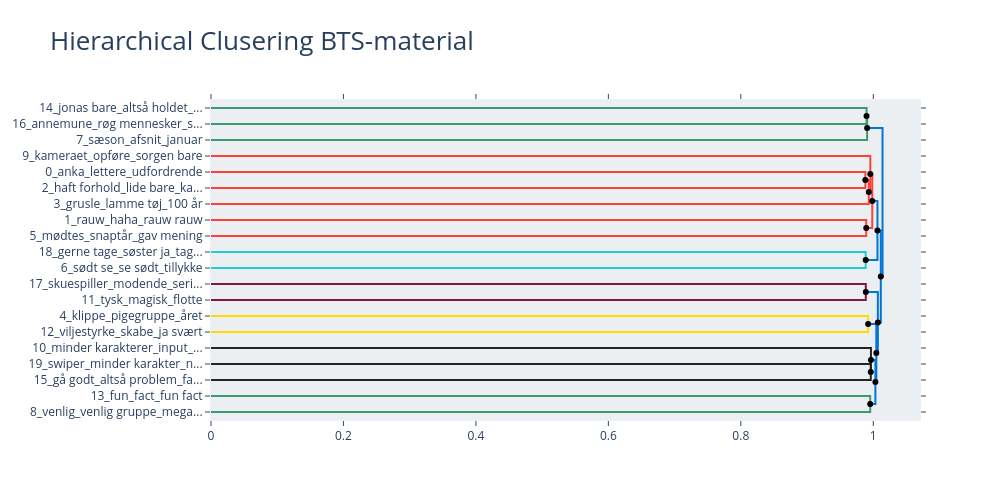

The code cell stored with this chart in its notebook:
### Code cell
hierarchical_topics = topic_model.hierarchical_topics(bts_df['chunked'])

topic_hierarchy = topic_model.visualize_hierarchy(hierarchical_topics=hierarchical_topics)

topic_hierarchy.update_layout(
    title="Hierarchical Clusering BTS-material",
    title_font_size=26
)
topic_hierarchy.show()
topic_hierarchy.write_html(join(output_dir, 'bts_topic_hiearchy.html'))

### Figure 1 — Plotly figure (JSON) as saved in the notebook; plotly's stock layout.template omitted (floating-point values rounded to 4 significant figures)
{"data": [{"hoverinfo": "text", "marker": {"color": "rgb(61,153,112)"}, "mode": "lines", "text": ["jonas bare_altså holdet_andreas_anderledes seneste_anede gik", "", "", "annemune_røg mennesker_scene annemune_camilla_roberta"], "type": "scatter", "x": [0, 0.9899, 0.9899, 0], "xaxis": "x", "y": [-5, -5, -15, -15], "yaxis": "y"}, {"hoverinfo": "text", "marker": {"color": "rgb(61,153,112)"}, "mode": "lines", "text": ["jonas bare_annemune_røg mennesker_scene annemune_tror dag", "", "", "sæson_afsnit_januar_august_hele handlingen"], "type": "scatter", "x": [0.9899, 0.9907, 0.9907, 0], "xaxis": "x", "y": [-10, -10, -25, -25], "yaxis": "y"}, {"hoverinfo": "text", "marker": {"color": "rgb(255,65,54)"}, "mode": "lines", "text": ["anka_lettere_udfordrende_fælles_vidst", "", "", "haft forhold_lide bare_karst_naaah_bare lide"], "type": "scatter", "x": [0, 0.9881, 0.9881, 0], "xaxis": "x", "y": [-45, -45, -55, -55], "yaxis": "y"}, {"hoverinfo": "text", "marker": {"color": "rgb(255,65,54)"}, "mode": "lines", "text": ["lettere_anka_inviteret_haft forhold_udfordrende", "", "", "grusle_lamme tøj_100 år_gå tænker_tage bruge"], "type": "scatter", "x": [0.9881, 0.9932, 0.9932, 0], "xaxis": "x", "y": [-50, -50, -65, -65], "yaxis": "y"}, {"hoverinfo": "text", "marker": {"color": "rgb(255,65,54)"}, "mode": "lines", "text": ["kameraet_opføre_sorgen bare_sorgen_opføre sorgen", "", "", "lettere_anka_inviteret_haft forhold_udfordrende"], "type": "scatter", "x": [0, 0.9955, 0.9955, 0.9932], "xaxis": "x", "y": [-35, -35, -57.5, -57.5], "yaxis": "y"}, {"hoverinfo": "text", "marker": {"color": "rgb(255,65,54)"}, "mode": "lines", "text": ["rauw_haha_rauw rauw_rowdy_haha haha", "", "", "mødtes_snaptår_gav mening_tændte_see you"], "type": "scatter", "x": [0, 0.9894, 0.9894, 0], "xaxis": "x", "y": [-75, -75, -85, -85], "yaxis": "y"}, {"hoverinfo": "text", "marker": {"color": "rgb(255,65,54)"}, "mode": "lines", "text": ["inviteret_lettere_anka_opføre_haft forhold", "", "", "rauw_haha_rauw rauw_rowdy_haha haha"], "type": "scatter", "x": [0.9955, 0.9985, 0.9985, 0.9894], "xaxis": "x", "y": [-46.25, -46.25, -80, -80], "yaxis": "y"}, {"hoverinfo": "text", "marker": {"color": "rgb(35,205,205)"}, "mode": "lines", "text": ["gerne tage_søster ja_tage søster_tænkte gerne_mand mor", "", "", "sødt se_se sødt_tillykke_tillykke tillykke_olli"], "type": "scatter", "x": [0, 0.9886, 0.9886, 0], "xaxis": "x", "y": [-95, -95, -105, -105], "yaxis": "y"}, {"hoverinfo": "text", "marker": {"color": "rgb(0,116,217)"}, "mode": "lines", "text": ["rauw_haha_rauw rauw_haha haha_rowdy", "", "", "sødt se_se sødt_tillykke_tillykke tillykke_gerne tage"], "type": "scatter", "x": [0.9985, 1.006, 1.006, 0.9886], "xaxis": "x", "y": [-63.12, -63.12, -100, -100], "yaxis": "y"}, {"hoverinfo": "text", "marker": {"color": "rgb(133,20,75)"}, "mode": "lines", "text": ["skuespiller_modende_serien rigtig_ja cute_karaktererne", "", "", "tysk_magisk_flotte_wonder_skud freja"], "type": "scatter", "x": [0, 0.9887, 0.9887, 0], "xaxis": "x", "y": [-115, -115, -125, -125], "yaxis": "y"}, {"hoverinfo": "text", "marker": {"color": "rgb(255,220,0)"}, "mode": "lines", "text": ["klippe_pigegruppe_året_når spille_håber forstår", "", "", "viljestyrke_skabe_ja svært_afrika helt_afrika"], "type": "scatter", "x": [0, 0.9923, 0.9923, 0], "xaxis": "x", "y": [-135, -135, -145, -145], "yaxis": "y"}, {"hoverinfo": "text", "marker": {"color": "rgb(40,35,35)"}, "mode": "lines", "text": ["swiper_minder karakter_nej swiper_projekter_cosper", "", "", "gå godt_altså problem_faktisk gå_hjem bare_bare hårdt"], "type": "scatter", "x": [0, 0.9962, 0.9962, 0], "xaxis": "x", "y": [-165, -165, -175, -175], "yaxis": "y"}, {"hoverinfo": "text", "marker": {"color": "rgb(40,35,35)"}, "mode": "lines", "text": ["minder karakterer_input_måde minder_inputs_klarede", "", "", "swiper_minder karakter_nej swiper_projekter_cosper"], "type": "scatter", "x": [0, 0.9965, 0.9965, 0.9962], "xaxis": "x", "y": [-155, -155, -170, -170], "yaxis": "y"}, {"hoverinfo": "text", "marker": {"color": "rgb(61,153,112)"}, "mode": "lines", "text": ["fun_fact_fun fact_faktisk fun_allergisk", "", "", "venlig_venlig gruppe_mega fedt_job_ideer"], "type": "scatter", "x": [0, 0.9954, 0.9954, 0], "xaxis": "x", "y": [-185, -185, -195, -195], "yaxis": "y"}, {"hoverinfo": "text", "marker": {"color": "rgb(0,116,217)"}, "mode": "lines", "text": ["swiper_minder karakter_nej swiper_minder karakterer_projekter", "", "", "venlig_venlig gruppe_fun_mega mega_mega fedt"], "type": "scatter", "x": [0.9965, 1.003, 1.003, 0.9954], "xaxis": "x", "y": [-162.5, -162.5, -190, -190], "yaxis": "y"}, {"hoverinfo": "text", "marker": {"color": "rgb(0,116,217)"}, "mode": "lines", "text": ["klippe_pigegruppe_året_viljestyrke_virkelig idéer", "", "", "venlig_venlig gruppe_swiper_minder karakter_fun"], "type": "scatter", "x": [0.9923, 1.005, 1.005, 1.003], "xaxis": "x", "y": [-140, -140, -176.2, -176.2], "yaxis": "y"}, {"hoverinfo": "text", "marker": {"color": "rgb(0,116,217)"}, "mode": "lines", "text": ["skuespiller_modende_løst_tysk_portrætteret", "", "", "venlig gruppe_venlig_swiper_minder karakter_fun"], "type": "scatter", "x": [0.9887, 1.007, 1.007, 1.005], "xaxis": "x", "y": [-120, -120, -158.1, -158.1], "yaxis": "y"}, {"hoverinfo": "text", "marker": {"color": "rgb(0,116,217)"}, "mode": "lines", "text": ["sødt se_se sødt_tillykke_tillykke tillykke_rauw", "", "", "venlig gruppe_venlig_swiper_skuespiller_minder karakter"], "type": "scatter", "x": [1.006, 1.011, 1.011, 1.007], "xaxis": "x", "y": [-81.56, -81.56, -139.1, -139.1], "yaxis": "y"}, {"hoverinfo": "text", "marker": {"color": "rgb(0,116,217)"}, "mode": "lines", "text": ["sæson_afsnit_ændret_januar_handlingen", "", "", "sødt se_se sødt_tillykke_tillykke tillykke_rauw"], "type": "scatter", "x": [0.9907, 1.014, 1.014, 1.011], "xaxis": "x", "y": [-17.5, -17.5, -110.3, -110.3], "yaxis": "y"}, {"hoverinfo": "text", "hovertext": ["jonas bare_annemune_røg mennesker_scene annemune_tror dag", "lettere_anka_inviteret_haft forhold_udfordrende", "inviteret_lettere_anka_opføre_haft forhold", "rauw_haha_rauw rauw_haha haha_rowdy", "swiper_minder karakter_nej swiper_minder karakterer_projekter", "klippe_pigegruppe_året_viljestyrke_virkelig idéer", "skuespiller_modende_løst_tysk_portrætteret", "sødt se_se sødt_tillykke_tillykke tillykke_rauw", "sæson_afsnit_ændret_januar_handlingen"], "marker": {"color": "black"}, "mode": "markers", "showlegend": false, "type": "scatter", "x": [0.9899, 0.9881, 0.9955, 0.9985, 0.9965, 0.9923, 0.9887, 1.006, 0.9907], "y": [-10, -50, -46.25, -63.12, -162.5, -140, -120, -81.56, -17.5]}, {"hoverinfo": "text", "hovertext": ["lettere_anka_inviteret_haft forhold_udfordrende", "rauw_haha_rauw rauw_rowdy_haha haha", "sødt se_se sødt_tillykke_tillykke tillykke_gerne tage", "swiper_minder karakter_nej swiper_projekter_cosper", "venlig_venlig gruppe_fun_mega mega_mega fedt", "venlig_venlig gruppe_swiper_minder karakter_fun", "venlig gruppe_venlig_swiper_minder karakter_fun", "venlig gruppe_venlig_swiper_skuespiller_minder karakter", "sødt se_se sødt_tillykke_tillykke tillykke_rauw"], "marker": {"color": "black"}, "mode": "markers", "showlegend": false, "type": "scatter", "x": [0.9932, 0.9894, 0.9886, 0.9962, 0.9954, 1.003, 1.005, 1.007, 1.011], "y": [-57.5, -80, -100, -170, -190, -176.2, -158.1, -139.1, -110.3]}], "layout": {"autosize": false, "height": 500, "hoverlabel": {"bgcolor": "white", "font": {"family": "Rockwell", "size": 16}}, "hovermode": "closest", "plot_bgcolor": "#ECEFF1", "showlegend": false, "title": {"font": {"size": 26}, "text": "Hierarchical Clusering BTS-material"}, "width": 1000, "xaxis": {"mirror": "allticks", "rangemode": "tozero", "showgrid": false, "showline": true, "showticklabels": true, "ticks": "outside", "type": "linear", "zeroline": false}, "yaxis": {"mirror": "allticks", "range": [-200, 0], "rangemode": "tozero", "showgrid": false, "showline": true, "showticklabels": true, "tickmode": "array", "ticks": "outside", "ticktext": ["14_jonas bare_altså holdet_...", "16_annemune_røg mennesker_s...", "7_sæson_afsnit_januar", "9_kameraet_opføre_sorgen bare", "0_anka_lettere_udfordrende", "2_haft forhold_lide bare_ka...", "3_grusle_lamme tøj_100 år", "1_rauw_haha_rauw rauw", "5_mødtes_snaptår_gav mening", "18_gerne tage_søster ja_tag...", "6_sødt se_se sødt_tillykke", "17_skuespiller_modende_seri...", "11_tysk_magisk_flotte", "4_klippe_pigegruppe_året", "12_viljestyrke_skabe_ja svært", "10_minder karakterer_input_...", "19_swiper_minder karakter_n...", "15_gå godt_altså problem_fa...", "13_fun_fact_fun fact", "8_venlig_venlig gruppe_mega..."], "tickvals": [-5, -15, -25, -35, -45, -55, -65, -75, -85, -95, -105, -115, -125, -135, -145, -155, -165, -175, -185, -195], "type": "linear", "zeroline": false}}}
